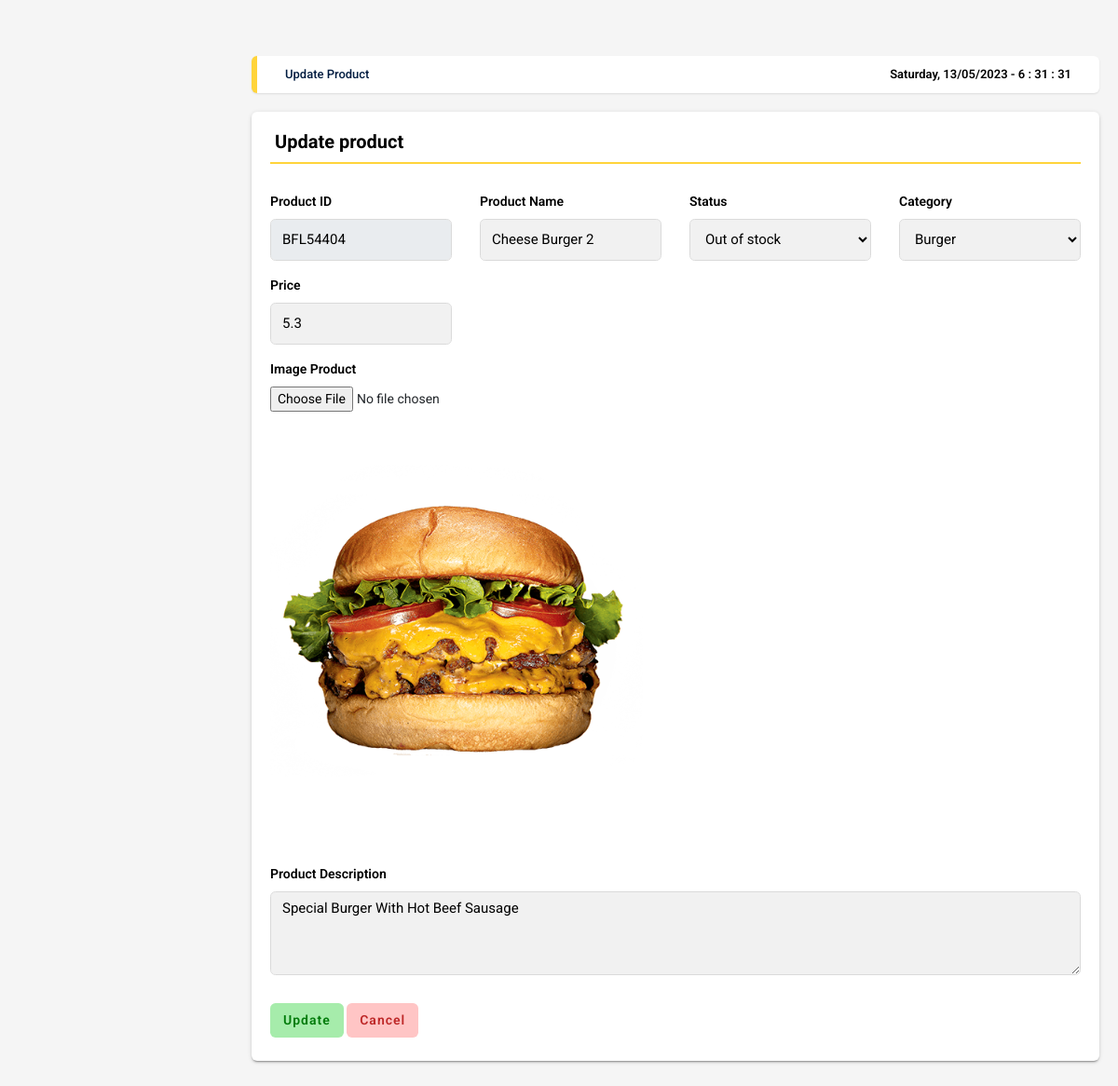
Screenshot of /admin/edit-product.php?id=BFL54404 with the database file from the repository.
### tables this page shows
CREATE TABLE `product` (
  `product_id` varchar(10) NOT NULL,
  `name` varchar(255) DEFAULT NULL,
  `category_id` varchar(10) NOT NULL,
  `price` float DEFAULT NULL,
  `image` varchar(255) DEFAULT NULL,
  `status` tinyint(5) DEFAULT NULL,
  `description` varchar(255) NOT NULL
);

### admin/edit-product.php (the view, shortened to what this page needs)
<head>
    <link rel="stylesheet" type="text/css" href="css/main.css">
    <link rel="stylesheet" href="https://cdn.jsdelivr.net/npm/boxicons@latest/css/boxicons.min.css">
    <link rel="stylesheet" href="https://unpkg.com/boxicons@latest/css/boxicons.min.css">
    <link rel="stylesheet" href="https://use.fontawesome.com/releases/v5.8.2/css/all.css">
    <link rel="stylesheet" href="https://cdnjs.cloudflare.com/ajax/libs/jquery-confirm/3.3.2/jquery-confirm.min.css">
    <link rel="stylesheet" type="text/css" href="https://maxcdn.bootstrapcdn.com/font-awesome/4.7.0/css/font-awesome.min.css">
</head>
<body onload="time()" class="app sidebar-mini rtl">
    <main class="app-content">
        <div class="row">
            <div class="col-md-12">
                <div class="app-title">
                    <ul class="app-breadcrumb breadcrumb">
                        <li class="breadcrumb-item"><a href="#">Update Product</a></li>
                    </ul>
                    <div id="clock"></div>
                </div>
            </div>
        </div>
        <div class="row">
            <div class="col-md-12">
                <div class="tile">
                    <h3 class="tile-title">Update product</h3>
                    <div class="tile-body">
                        <?php
                        include_once("connectDBadmin.php");
                        function bind_Category_List($Connect, $selectedValue)
                        {
                            $sqlstring = "SELECT * from category";
                            $result = mysqli_query($Connect, $sqlstring);
                            while ($row = mysqli_fetch_array($result)) {
                                if ($row['category_id'] == $selectedValue) {
                                    echo "<option value ='" . $row['category_id'] . "' selected>" . $row['category_name'] . "</option>";
                                } else {
                                    echo "<option value='" . $row['category_id'] . "'>" . $row['category_name'] . "</option>";
                                }
                            }
                        }
                        if (isset($_GET['id'])) {
                            $id = $_GET['id'];
                            $sqlString = "SELECT * from product where product_id='$id'";
                            $result = mysqli_query($Connect, $sqlString);
                            $row = mysqli_fetch_array($result, MYSQLI_ASSOC);
                        ?>
                            <form id="frmProduct" name="frmProduct" method="post" enctype="multipart/form-data" action="" class="row" role="form">
                                <div class="form-group col-md-3">
                                    <label for="product-id" class="control-label">Product ID </label>
                                    <input class="form-control" id="product-id" name="product_id" readonly value='<?php echo $id ?>'>
                                </div>
                                <div class="form-group col-md-3">
                                    <label for="product-name" class="control-label">Product Name</label>
                                    <input class="form-control" id="product-name" name="name" type="text" value='<?php echo $row["name"] ?>'>
                                </div>
                                <div class="form-group col-md-3 ">
                                    <label for="product-status" class="control-label">Status</label>
                                    <select class="form-control" name='status' id="product-status">
                                        <?php
                                        if ($row['status'] == 1) {
                                        ?>
                                            <option value="1" selected>Stocking</option>
                                            <option value="0">Out of stock</option>
                                        <?php
                                        } else {
                                        ?>
                                            <option value="0" selected>Out of stock</option>
                                        <?php
                                        }
                                        ?>
                                    </select>
                                </div>
                                <div class="form-group col-md-3">
                                    <label for="product-category" class="control-label">Category</label>
                                    <select class='form-control' name='category' id=''>
                                        <?php
                                        bind_Category_List($Connect, $row['category_id'])
                                        ?>
                                    </select>
                                </div>
                                <div class="form-group col-md-3">
                                    <label for="product-price" class="control-label">Price</label>
                                    <input class="form-control" id="product-price" name="price" value='<?php echo $row["price"] ?>'>
                                </div>
                                <div class="form-group col-md-12">
                                    <label class="control-label">Image Product</label>
                                    <div id="myfileupload">
                                        <input type="file" id="" name="image" onchange="readURL(this);" />
                                    </div>
                                    <div id="thumbbox">
                                        <img src='img/<?php echo $row["image"] ?>' height="450" width="400" alt="Thumb image" id="thumbimage" />
                                    </div>
                                </div>
                                <div class="form-group col-md-12">
                                    <label for="product-description" class="control-label">Product Description</label>
                                    <textarea class="form-control" name="description" id="product-description"><?php echo $row["description"] ?></textarea>
                                </div>
                    </div>
                    <button type="submit" class="btn btn-save" name="btnUpdate" onclick="window.location.href ='?page=edit&&id=<?php echo $row['product_id'] ?>'">Update</button>
                    <a class="btn btn-cancel" href="?page=tdproduct">Cancel</a>
                </div>
    </main>
<?php
                        }
?>
</body>
</html>

### rows the page displays
product: name "Cheese Burger 2", status "Out of stock", price "5.3", image (picture), description "Special Burger With Hot Beef Sausage"

### other values shown
form field category "Burger"
